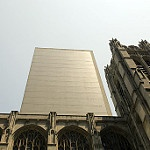
#> input picture dataset/intel_images/full/buildings/10350.jpg, 150 x 150 px; its folder holds only this picture in this run
$ jupyter execute --allow-errors 'Final Project Linear Search Grayscale.ipynb'   (shell and % lines are left out)
#> lines starting #> are read from the running program, lines starting #| are printed output that depends on the picture
# Linear Searching for Search-by-Image Applications

This searching method serves as a baseline metric of runtime performance where each image in the dataset was compared to the query, for a total of 150x150x17,000=382,500,000 comparisons. This is expected to be the slowest of each of the candidate set filtering methods, but this baseline shows how much of a performance improvement each of the filtering methods gains, compared to the overhead timecost of preprocessing and filtering.

## Imports

The following functionalities were imported from external packages to assist with the implementations of the Linear Search-by-Image application in order to streamline the development and demonstration process. Below is a list of the imports used, as well as a brief description of why the the package was imported.

* **`os`:** The `os` package was imported for use in iterating over the filesystem in order to extract the relevant filensames and filepaths for the data files during dataset extraction.
* **`math`:** The `math` package is imported for use of its ceiling function (division where the presence of a remainder causes rounding up to the next integer). This ceiling function `ceil` is used in a later cell for displaying the image grid (since that function must work with integer values)
* **`numpy`:** This application uses `numpy.array` as the primary data structure for the data, storing the dataset as an `N` by (`H`x`W`) `numpy` array, where `N` is the number of data files, `H` is the height of the image, and `W` is the width of the image. It was preferred to use `numpy` arrays rather than a `pandas.DataFrame` due to `numpy`'s ability to efficiently reshape the image pixel vectors into the appropriate image dimensions as needed for displaying the image.
* **`matplotlib.pyplot`:** The `pyplot` class of the `matplotlib` package is used for displaying images into the output cells. Rather than saving query results in a separate folder, they are displayed into the output of the relevant cells with the use of the `matplotlib.pyplot`.
* **`time`:** From the `time` package, the `perf_counter` function was imported in order to track runtime performance of the program. One of the metrics used in comparing linear search to the LSH and classification search provided separately is the use of the perf_counter.
* **`PIL`:** From the Python Image Library package, we import the `Image` class, which is used as our primary tool for reading image data into memory and converting the pixel data into `numpy` arrays.
* **`sklearn.metrics.pairwise`:** from this package we extract the `cosine_similarity` function, which is to be used for evaluating the "similarity" score between two image pixel vectors. We chose to use cosine since it is a similarity metric rather than a distance metric. Though we could have handwritten our own cosine similarity function, we decided to use the one provided in `sklearn.metrics.pairwise` in order to improve overall readability, and likely runtime performance. We decided it would be fair to do this since the classification search would also be usilizing `sklearn`.

[cell 1]
# === Imports === #
import os
import math
import numpy                  as np
import matplotlib.pyplot      as plt
from time                     import perf_counter
from PIL                      import Image
from sklearn.metrics.pairwise import cosine_similarity

# Setup: Globals and Utility Functions

The next several cells will be used for a combination of setting global variables, defining utility functions, and preparing for dataset extraction.

## Setup: Defining Initial Globals and Updating Functions

In this cell we define the value of some of the initial globals used for computing the remaining variables needed in the setup. Such values include a `runtimes` array for logging runtime of each cell, and a `data_dir` representing the path to the root of the dataset's directory.

### Utility Function: `update_runtimes( runtimes , label , val , type )`:

We intend to use this function for managing the cataloging of runtimes for the various cells. This function will handle the under-the-hood operations of avoiding double-counting and organizing the given data into the appropriate form

**Input:** This function takes in four required parameters. `runtimes` is the current array of runtime dictinaries of the form `[{'label':label, 'val':val, 'type':type},...]` used for cataloging the runtime performance of each individual cell. The `label` parameter is the label used in the runtime dictionary that is being added/updated. The `val` parameter is the runtime for the entry being added/updated, and the `type` parameter is an integer flag used to distinguis between preprocessing (0), and querying (1).

**Output:** A copy of the `runtimes` parameter where if an entry with the given `label` exists, the `val` and `type` values are updated witht the given parameters, otherwise, a new dictionary is appended to the `runtimes` list with the appropriate values.

**Task:** Iterate over the given `runtimes` list. If an entry is encountered with a `label` key that matches the `label` parameter, update that entry's `val` and `type` fields to the given values (this prevents double-counting a cell's runtime if it's rerun). Finally, if no entry with such a `label` exists, construct a new dictionary of the appropriate form to be appended to the end of the list.

[cell 2]
# ======================================================================
# FUNCTION: update_runtimes
# ======================================================================
# Input:
#   * runtimes: existing array of runtime dictionaries of the following form
#        [{'label':label_1, 'val':val_1, 'type':type_1},
#         ...,
#         {'label':label_n, 'val':val_n, 'type':type_n}]
#   * label: string representing the label key for the dictionary to be
#            added/updated
#   * val: numeric value representing the runtime (val key) of the dictionary
#          to be added/updated
#   * type: numeric (0,1) flag indicating whether the entry is a preprocessing
#           or a querying time (0=preprocessing, 1=querying)
# Output:
#   * an updated version of the runtimes array where if the label already
#     existed, its values are updated, otherwise a new entry is added with
#     an appropriately formatted dictionary
# Task:
#   1. iterate over runtimes and test if that entry's "label" key matches
#      the given label value
#   2. If an entry exists, update its val and type keys to match the parameters
#   3. If none found during iteration, construct a dictionary of the appropriate
#      form using the given parameters, and append that dictionary to the
#      end of the list
#   4. Return the dictionary upon update or upon append
# ======================================================================
def update_runtimes( runtimes , label , val , type ):
    for i in range(len(runtimes)):
        if runtimes[i]['label'] == label:
            runtimes[i]['val']  = val
            runtimes[i]['type'] = type
            return runtimes
    runtimes.append( { 'label':label , 'val':val , 'type':type } )
    return runtimes


# === Globals Initialization === #
runtimes = list( )  # list to hold and record cell runtimes
L        = 20       # Number of hash strings to make
k        = 20       # Lenght of each hash string
data_dir = 'dataset/intel_images/full'

## Setup: Construct List of Data Directories

The following cell defines a utility function for extracting the names of the data directories, then performing such extraction into a global variable.

### Utility Function: `get_directory_list( data_dir )`:

We intend to use this function for extracting all subdirectory names in the given root data_dir file. The output resutl will be a list of these data subdirectories (each containing the data files).

**Input:** This function takes in one required parameter. `data_dir` is expected to be a string containing the root directory of the data which we will be extracting the subdirectory names of.

**Output:** A list of strings containing the subdirectory names for the given `data_dir`

**Task:** utilize the `os` package to list the contents of the `data_dir`, and return that list with the exclusion of `.DS_Store` and `README`

**Assumptions:**
1. The `data_dir` is the root directory of the data, and each subdirectory of this folder will contain the data files, no further directory branching. Data paths are `data_dir/subdir_found/image_file.jpg`
2. The only contents of `data_dir` are directores, and potentially a `.DS_Store` and a `README` (where the readme has no file type)

[cell 3]
# ========================================================
# get_directory_list
# ========================================================
# Input:
#   - data_dir: string containing absolute or relative path
#               to the root of the data files
# Output:
#   - list containing all subdirectories in the given data_dir
#     except for ".DS_Store" and "README"
# Task:
#   - Iterate over the directory list, and generate a new
#     list of the appropriate subdirectories
# ========================================================
def get_directory_list( data_dir ):
    return [ d for d in os.listdir( data_dir ) if d != '.DS_Store' and d != 'README' ]


# === Extract Directory List and Determine Time-Cost === #
t0       = perf_counter( )
dir_list = get_directory_list( data_dir )
t1       = perf_counter( )
runtimes = update_runtimes( runtimes , 'Directory List Construction' , ( t1 - t0 ) , 0 )


# === Print Results (Not Timed Since Not Necessary) === #
print( 'Directory List:\n' , dir_list )

## Setup: Constructing List of Data Files

The following cell defines a utility function for extracting the names of each of the data files in the dataset, then performing such extraction into a global variable.

### Utility Function: `get_file_list( data_dir , dir_list )`:

We intend to use this function for extracting all the data file names to be used from the dataset. The list of filenames will be represented in the form of their reachable path from this notebook. (Relative or Absolute pathing depends on whether `data_dir` is defined relatively or absolutely.

**Input:** This function takes in two required parameters. `data_dir` is expected to be a string containing the root directory (the path to it) of the data, and `dir_list` being a list of strings containing the names of the subdirectories where the data image files are stored.

**Output:** A list of strings containing all file names of all subdirectories in `dir_list` of the root directory `data_dir`, including file extensions.

**Task:** utilize the `os` package to list the contents of each of the `data_dir/[dir_list item]`, and return those lists concatenated into a single list

**Assumptions:**
1. The `data_dir` is the root directory of the data, and each subdirectory of this folder will contain the data files, no further directory branching. Data paths are `data_dir/subdir_found/image_file.jpg`
2. The only contents of `data_dir` are directores, and potentially a `.DS_Store` and a `README` (where the readme has no file type)
3. All files within the given `data_dir/subdir_found/` folders are workable, supported image types (.jpg, .png, etc). Note that the images do not need to be the same size, but functionality as expected in future cells cannot be guaranteed, as such cases were not tested.
4. It is assumed that the system is capable of holding the entire dataset in memory at once as a numpy array. The dataset is not reduced, and there is no provided functionality to cut the dataset if the hardware is incapable of holding it in memory. If such functionality was needed, the get_file_list would be modified to extract a random sample of the images from each of the subdirectories instead, but since that functionality was not used on development and test machines, that functionality was excluded from the program.

[cell 4]
# ========================================================
# get_file_list
# ========================================================
# Input:
#   - data_dir: string containing the path to the root directory
#               of the data files
#   - dir_list: list of data subdirectories to use
#   - sample_indices: list/array if ints denoting which pgm files
#                     to use
# Output:
#   - list containing strings. Each being the absolute/relative path
#     to the data files to be used
# Task:
#   - For each directory in the given dir_list, and for each
#     sample index in the given sample_indices, create a filepath
#     by concatenating "data_dir/directory/sample index.pgm"
# ========================================================
def get_file_list( data_dir , dir_list ):
    return [ data_dir + '/' + d + '/' + f
             for d in dir_list
             for f in os.listdir( data_dir + '/' + d ) ]


# === Time Construction of File List === #
t0        = perf_counter( )
file_list = get_file_list( data_dir , dir_list )
t1        = perf_counter( )
runtimes  = update_runtimes( runtimes , 'File List Construction' , ( t1 - t0 ) , 0 )


# === Print Output === #
print( 'First 10 in File List:\n' , file_list[:10] )

## Setup: Extracting the Shape of the Data Images

The following cell defines a utility function for extracting the height and width of the image files (based on the first image present in the file list).

### Utility Function: `get_data_dimensions( file_list )`:

We intend to use this function for extracting the height and width dimensions of the data images. The extraction is based on the first image present in the given `file_list`, and those dimensions will be applied to all images in the files in future cells.

**Input:** This function takes in one required parameter. `file_list` is expected to be a list of the data files (relative or absolute reachable paths).

**Output:** A tuple of the form `(H,W)` where `H` is the height of the first image in the list, and `W` is the list of that image.

**Task:** open the image file using `PIL.Image`, and return the `numpy.shape` of that image.

**Assumptions:**
1. The given `file_list` contains at least one data file (index 0 is valid)
2. The files listed in `file_list` contain valid file paths to existing files that are reachable from this notebook.
3. The `PIL` and `numpy` packages have been imported

[cell 5]
# ========================================================
# get_data_dimensions
# ========================================================
# Input:
#   - file_list: list of all data filepaths
# Output:
#   - Tuple containing the shape of the image, as determined by
#     numpy.shape
# Task:
#   - Open the first image in the file list, and use numpy
#     to compute it's shape
# ========================================================
def get_data_dimensions( file_list ):
    return np.shape( Image.open( file_list[0] ).convert( "L" ) )


# === Call get_data_dimensions With Appropriate Values === #
t0       = perf_counter( )
H , W    = get_data_dimensions( file_list )
#> H = 150; W = 150
t1       = perf_counter( )
runtimes = update_runtimes( runtimes , 'Dimension Extraction' , ( t1 - t0 ) , 0 )

# === Print the Output === #
print( 'Shape = %d x %d => %d Pixels' % ( H , W , H * W ) )
#| Shape = 150 x 150 => 22500 Pixels

## Setup: Displaying a Grid of Images

The following cell defines a utility function borrowed from Assignment 4 for displaying images in a formatted grids.

### Utility Function: `image_grid( D , H , W , cols=10 , scale=1 )`:

We intend to use this function for displaying sets/subsets of the data in the output of cells, both for final output, and for stepwise demonstration of cell functionality.

**Input:** This function takes in three required parameters, and two optional parameters. `D` is expected to be the data matrix, where each row of `D` is the pixel-vector of a grayscale image. `H` and `W` are the respective Height and Width dimensions of the data images. For optional parameters, `cols` is the number of image columns to display in each row of the displayed image grid, and `scale` is the resizing factor (1 = fill to the full space allowed for the given number of columns).

**Output:** No Returs. This function will produce and show a `matplotlib.pyplot` figure in the output cell. The displayed images will be each of the images in the given data array `D` with appropriate dimensions, scaling, and number of columns

**Task:** Iterate over the given data array `D`, and display the grayscale image, scaled appropriately, and with the specified shape.

**Assumptions:**
1. The given H and W are appropriate for the dimensionality of the data (HxW=length of each pixel vector)
2. The `math`, `matplotlib.pyplot`, and `numpy` packages have been imported

[cell 6]
# ========================================================
# image_grid
# ========================================================
# Input:
#   - D: array of image vectors
#   - H, W: dimensions of the image
#   - cols: number of images to show on each row
#   - scale: 1 --> fit the screen
# Output:
#   - display the given images in the specified way using
#     inline matplotlib pyplots
# Task:
#   - Iterate over each image in D, and use matplotlib.pyplot
#     to display it as specified
# ========================================================
def image_grid( D , H , W , cols=10 , scale=1 ):
    """ display a grid of images
        H,W: Height and width of the images
        cols: number of columns = number of images in each row
        scale: 1 to fill screen
    """
    n    = np.shape( D )[0]
    rows = int( math.ceil( ( n + 0.0 ) / cols ) )
    fig  = plt.figure( 1 , figsize=[ scale * 20.0/H * W , scale * 20.0/cols * rows ] , dpi=300 )
    for i in range( n ):
        plt.subplot( rows , cols , i + 1 )
        fig = plt.imshow( np.reshape( D[i,:] , [H,W] ) , cmap=plt.get_cmap( "gray" ) )
        plt.axis( 'off' )
    plt.show( )

## Setup (Final): Reading the Data into Memory

The following cell defines a utility function for extracting the image data from each of the data files, and storing the grayscale pixel vectors as rows in a numpy array. The cell then demonstrates a successful data read by displaying the first 10 images extracted using `image_grid` defined previously.

### Utility Function: `create_images_array( file_list , H , W )`:

We intend to use this function for extracting the image data from the file_list files into a pixel vector of length HxW, and appending that to a row in a numpy array. Note that the function was designed for use when the images are all the same shape. Shape mismatch shouldn't error, but may distort the image in an attempt to fit appropriately -- such conditions were not tested for use in thsi project, since our dataset was defined to be 150x150 for all images in the dataset

**Input:** This function takes in three required parameters. `file_list` is expected to be the list of strings containing accessible paths to each of the data files to be used. `H` and `W` are the respective Height and Width dimensions of the data images.

**Output:** A numpy array of the shape (N, H\*W), where N is the number of images considered, and both H and W are the dimensions of the images. Each row contains the grayscale pixel vector of the images in the order they appear in `file_list`.

**Task:** Iterate over the given `file_list` array, extract the grayscale pixel vector, and store that vector as a row of the array.

**Assumptions:**
1. The given H and W are appropriate for the dimensionality of the data (HxW=length of each pixel vector)
2. Each filepath specified in `file_list` is a valid file path to an existing image file supported by the Python Image Library.
2. The `PIL.Image`, and `numpy` packages have been imported prior to function use.

[cell 7]
# ========================================================
# create_images_array
# ========================================================
# Input:
#   - file_list: list of data filepaths to use
#   - H, W: dimensions of the image
# Output:
#   - numpy array containing the extracted image vectors for
#     each specified image
# Task:
#   - Iterate over the given file list
#   - Open the image file
#   - Resize the image if necessary (if H,W doesn't match)
#     the image's dimensions
#   - Convert into a vecotr, and store as a row in the output
#     array
#   - return the final output array when done iterating
# ========================================================
def create_images_array( file_list , H , W ):
    im_number = len( file_list )
    arr       = np.zeros( [ im_number , H * W ] )
    for i in range( im_number ):
        im = Image.open( file_list[i] ).convert( "L" )
        if np.shape( im ) != ( H , W ):
            im = im.resize( ( W , H ) )
        arr[i,:] = np.reshape( np.asarray( im ) , [ 1 , H * W ] )
    return arr


# === Call create_images_array On file_list === #
t0       = perf_counter( )
data     = create_images_array( file_list , H , W )
#> in create_images_array, `im_number = len( file_list )`: im_number = 2
#> in create_images_array, `im = Image.open( file_list[i] ).convert( "L" )`:
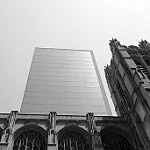
#> im: PIL image 150x150 L; min 0, max 255, mean 156.4
t1       = perf_counter( )
runtimes = update_runtimes( runtimes , 'Data Read' , ( t1 - t0 ) , 0 )


# === Show Successful Load by Displaying First 10 in Image Grid === #
image_grid( data[:10] , H , W )
#> in image_grid, `plt.show( )`:
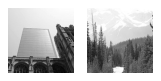
#> figure drawn by matplotlib, 2 panels

# Query

Preprocessing functions are now complete. The next few cells specify functionality that is performed with each query. One demo is also performed along with the cells using an image of a snowy mountaintop (belonging to the mountain class) of appropriate dimensions (150x150) that does not exist in the full dataset.

## Query: Read the Query Image into Memory

The functionality of this cell is not written as a function, since the demonstration query and label are represented differently from the multiple queries used for average metrics computation later. The `query_image_file` is the absolute or relative path to the query image.

This cell uses the previously defined `create_images_array` where the `file_list` parameter is a list containing only the query image file path.

[cell 8]
# === Read Into Array === #
t0               = perf_counter( )
query_image_file = 'query/demo.jpg'
query_data       = create_images_array( [ query_image_file ] , H , W ) # get pixel data
#> call 2 of create_images_array, with H = 150, W = 150
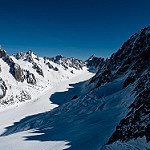
#> input picture query/demo.jpg, 150 x 150 px
#> in create_images_array (call 2), `im = Image.open( file_list[i] ).convert( "L" )`:
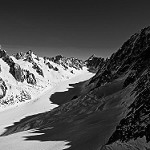
#> im: PIL image 150x150 L; min 0, max 255, mean 80.1
t1               = perf_counter( )
runtimes         = update_runtimes( runtimes , 'Extract Query Data' , ( t1 - t0 ) , 1 )


# === Display to Show Success === #
print( 'Query Image:' )
image_grid( query_data , H , W )
#> (the rest of the program and of its run is left out)
